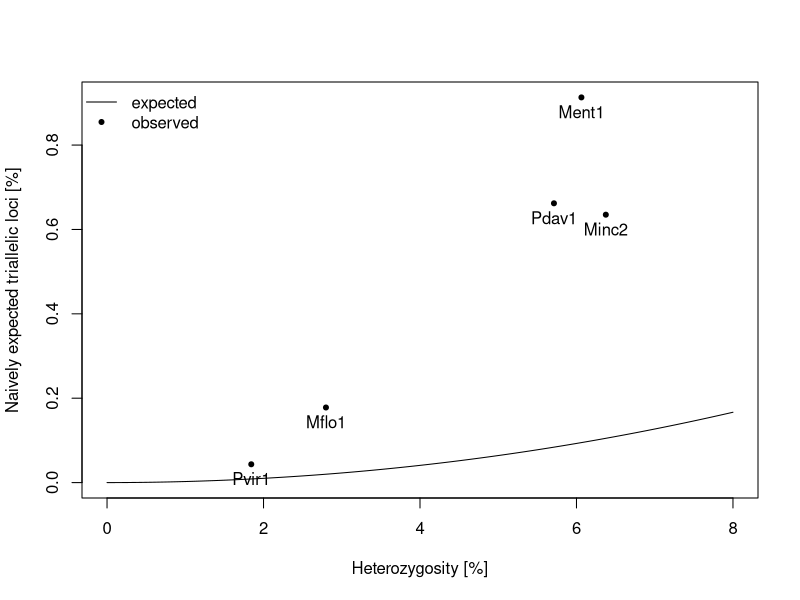

The R script that drew this image:
# the naive expectation is that
# AB - AB * BC + BC = est_heterozygosity (which is the measured heterozygosty)
# B is the reference, A and C are alt genome copies and AB * BC is A * C distance, the random overlap
# AB (1 - BC) + BC = est_heterozygosity
# AB = (est_heterozygosity - BC) / (1 - BC)
## AB = BC (the most extreme case - equdistant)
# AB (2 - AB) = est_heterozygosity

get_exp_triallelic <- function(est_heterozygosity){
    # 2*x - x^2 = est_heterozygosity
    # x^2 - 2*x - est_heterozygosity = 0
    100 * ((1 - sqrt(1 - (est_heterozygosity / 100)))^2)
}

triploids <- read.table('tables/triploid_heterozygosity.tsv', header = T, stringsAsFactors=F)
observed_het <- (triploids$AAB + triploids$ABC)
naively_expected_trial <- sapply(observed_het, get_exp_triallelic)

# plot(triploids$ABC ~ naively_expected_ABC, xlim = c(0,1), ylim = c(0,1), pch = 20)
# text(naively_expected_ABC, triploids$ABC, triploids$code, pos = 1)
# lines(c(0,1),c(0,1))

total_heterozygosities <- seq(0, 8, len = 100)
triallelic_exp <- sapply(total_heterozygosities, get_exp_triallelic)

tiff("figures/Supp_fig2_rep_TE_patterns.tiff")

plot(triallelic_exp ~ total_heterozygosities,
     xlab = 'Heterozygosity [%]',
     ylab = 'Naively expected triallelic loci [%]', ylim = c(0, max(triploids$ABC)),
     type = 'l')
# points(observed_het, naively_expected_trial, pch = 20)
points(observed_het, triploids$ABC, pch = 20)
text(observed_het, triploids$ABC, triploids$code, pos = 1)

legend('topleft', bty = 'n', pch = c(NA, 20), lty = c(1, NA), c('expected', 'observed'))

dev.off()

######
# SIMULATION VERIFICATION
######

# genome_size = 10000
#
# generate_derived_haplotype <- function(ancestor, genome_size, mutaion_p){
#     muts <- rpois(1, round(mutaion_p * genome_size))
#     mut_locations <- round(runif(muts, 1, genome_size))
#     derived_seq <- ancestor
#     for (pos in mut_locations){
#         derived_seq[pos] <- sample(c('A', 'C', 'T', 'G'), 1)
#     }
#     derived_seq
# }
#
# calculate_divergence <- function(mutaion_p){
#     ancestor <- sample(c('A', 'C', 'T', 'G'), size = genome_size, replace = T)
#
#     h1 <- generate_derived_haplotype(ancestor, genome_size, mutaion_p)
#     h2 <- generate_derived_haplotype(ancestor, genome_size, mutaion_p)
#     h3 <- generate_derived_haplotype(ancestor, genome_size, mutaion_p)
#
#     AB_dis = sum(h1 != h2)
#     BC_dis = sum(h2 != h3)
#     AC_dis = sum(h1 != h3)
#
#     triallelic = sum(h1 != h2 & h2 != h3 & h1 != h3)
#     het = sum(((h1 != h2) + (h2 != h3) + (h1 != h3)) > 1)
#
#     c(mutaion_p, c(het, triallelic, AB_dis, BC_dis, AC_dis) / genome_size)
# }
#
# make_replicates <- function(mutaion_p, replicates){
#     results_mat <- sapply(rep(mutaion_p, replicates), calculate_divergence)
#     apply(results_mat, 1, median)
# }
#
# muts_to_simulate <- c(seq(0.001,0.01, by = 0.002),
#                       seq(0.01,0.04, by = 0.005),
#                       seq(0.05,0.3, by = 0.05))
# summary_per_mutation_rate <- as.data.frame(t(sapply(, make_replicates, 200)))
# colnames(summary_per_mutation_rate) <- c('mutation_p', 'het', 'triallelic', 'AB_dis', 'BC_dis', 'AC_dis')
#
# more_data <- as.data.frame(t(sapply(seq(0.01,0.04, by = 0.01), make_replicates, 200)))
# colnames(more_data) <- c('mutation_p', 'het', 'triallelic', 'AB_dis', 'BC_dis', 'AC_dis')
#
# summary_per_mutation_rate <- rbind(more_data, summary_per_mutation_rate)
#
# more_data <- as.data.frame(t(sapply(, make_replicates, 200)))
# colnames(more_data) <- c('mutation_p', 'het', 'triallelic', 'AB_dis', 'BC_dis', 'AC_dis')
#
#
# plot(c(sapply(heter, get_half)^2) ~ heter, type = 'l', col = 'green', xlab = 'heterozygosity [%]', ylab = 'naively expected overlap [%]', xlim = c(0, 0.1))
# points(summary_per_mutation_rate$het, summary_per_mutation_rate$triallelic, pch = 20)
